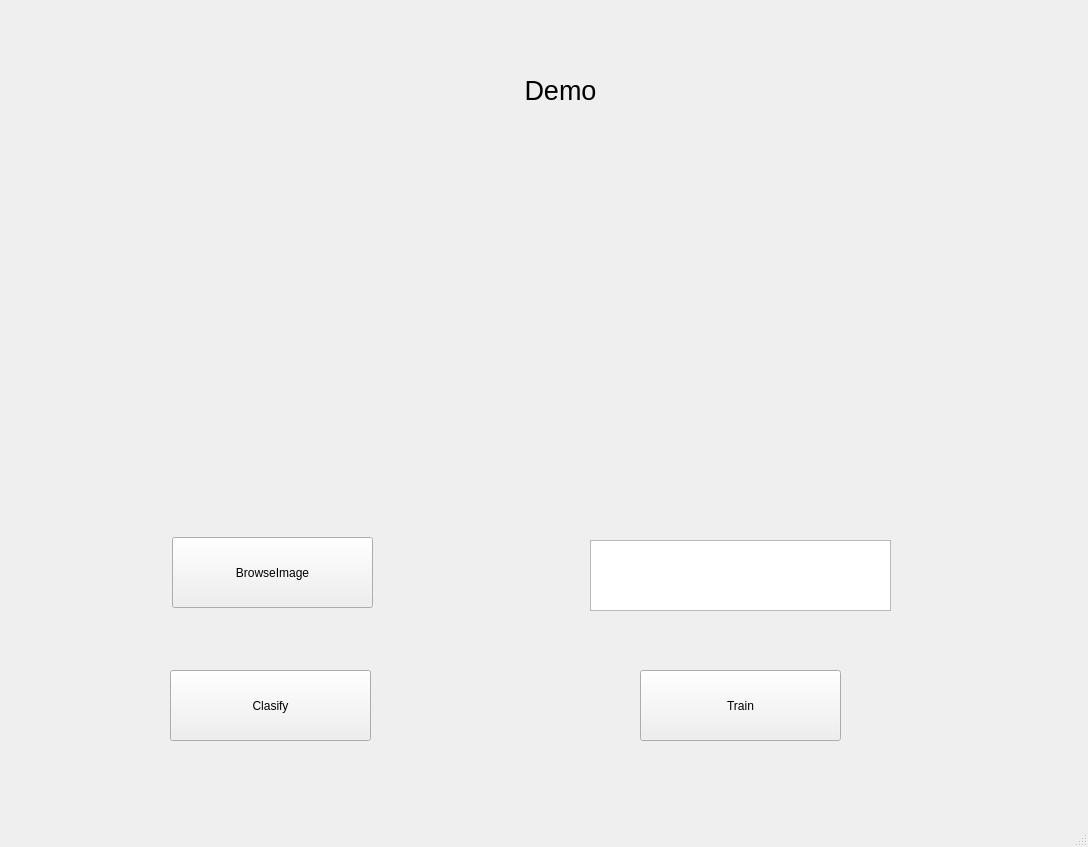
<?xml version="1.0" encoding="UTF-8"?>
<ui version="4.0">
 <class>MainWindow</class>
 <widget class="QMainWindow" name="MainWindow">
  <property name="geometry">
   <rect>
    <x>0</x>
    <y>0</y>
    <width>1088</width>
    <height>847</height>
   </rect>
  </property>
  <property name="windowTitle">
   <string>MainWindow</string>
  </property>
  <widget class="QWidget" name="centralwidget">
   <widget class="QLabel" name="label">
    <property name="geometry">
     <rect>
      <x>460</x>
      <y>60</y>
      <width>201</width>
      <height>61</height>
     </rect>
    </property>
    <property name="text">
     <string>&lt;html&gt;&lt;head/&gt;&lt;body&gt;&lt;p align=&quot;center&quot;&gt;&lt;span style=&quot; font-size:20pt;&quot;&gt;Demo&lt;/span&gt;&lt;/p&gt;&lt;/body&gt;&lt;/html&gt;</string>
    </property>
   </widget>
   <widget class="QLabel" name="label_2">
    <property name="geometry">
     <rect>
      <x>390</x>
      <y>200</y>
      <width>411</width>
      <height>291</height>
     </rect>
    </property>
    <property name="text">
     <string/>
    </property>
   </widget>
   <widget class="QPushButton" name="pushButton">
    <property name="geometry">
     <rect>
      <x>172</x>
      <y>537</y>
      <width>201</width>
      <height>71</height>
     </rect>
    </property>
    <property name="text">
     <string>BrowseImage</string>
    </property>
   </widget>
   <widget class="QPushButton" name="pushButton_2">
    <property name="geometry">
     <rect>
      <x>640</x>
      <y>670</y>
      <width>201</width>
      <height>71</height>
     </rect>
    </property>
    <property name="text">
     <string>Train</string>
    </property>
   </widget>
   <widget class="QPushButton" name="pushButton_3">
    <property name="geometry">
     <rect>
      <x>170</x>
      <y>670</y>
      <width>201</width>
      <height>71</height>
     </rect>
    </property>
    <property name="text">
     <string>Clasify</string>
    </property>
   </widget>
   <widget class="QTextBrowser" name="textBrowser">
    <property name="geometry">
     <rect>
      <x>590</x>
      <y>540</y>
      <width>301</width>
      <height>71</height>
     </rect>
    </property>
   </widget>
  </widget>
  <widget class="QMenuBar" name="menubar">
   <property name="geometry">
    <rect>
     <x>0</x>
     <y>0</y>
     <width>1088</width>
     <height>26</height>
    </rect>
   </property>
  </widget>
  <widget class="QStatusBar" name="statusbar"/>
 </widget>
 <resources/>
 <connections/>
</ui>
